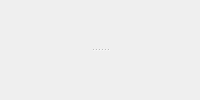
        <widget class="QWidget" name="Panel22" native="true">
         <property name="enabled">
          <bool>true</bool>
         </property>
         <property name="toolTip">
          <string/>
         </property>
         <property name="text" stdset="0">
          <string/>
         </property>
         <layout class="QHBoxLayout" name="horizontalLayout_13">
          <item>
           <widget class="QSplitter" name="Splitter2">
            <property name="orientation">
             <enum>Qt::Vertical</enum>
            </property>
            <widget class="QWidget" name="Panel222" native="true">
             <property name="enabled">
              <bool>true</bool>
             </property>
             <property name="toolTip">
              <string/>
             </property>
             <property name="text" stdset="0">
              <string/>
             </property>
             <layout class="QGridLayout" name="gridLayout_3">
              <property name="leftMargin">
               <number>0</number>
              </property>
              <property name="topMargin">
               <number>0</number>
              </property>
              <property name="rightMargin">
               <number>0</number>
              </property>
              <property name="bottomMargin">
               <number>0</number>
              </property>
              <property name="spacing">
               <number>0</number>
              </property>
              <item row="2" column="0" colspan="5">
               <widget class="QLabel" name="Disp2">
                <property name="enabled">
                 <bool>true</bool>
                </property>
                <property name="sizePolicy">
                 <sizepolicy hsizetype="Ignored" vsizetype="Ignored">
                  <horstretch>0</horstretch>
                  <verstretch>0</verstretch>
                 </sizepolicy>
                </property>
                <property name="toolTip">
                 <string/>
                </property>
               </widget>
              </item>
              <item row="0" column="0">
               <widget class="QPushButton" name="BtnExpand">
                <property name="sizePolicy">
                 <sizepolicy hsizetype="Fixed" vsizetype="Fixed">
                  <horstretch>0</horstretch>
                  <verstretch>0</verstretch>
                 </sizepolicy>
                </property>
                <property name="text">
                 <string/>
                </property>
                <property name="icon">
                 <iconset resource="../rtkconv_qt/rtkconv_qt.qrc">
                  <normaloff>:/buttons/expand.bmp</normaloff>:/buttons/expand.bmp</iconset>
                </property>
                <property name="flat">
                 <bool>true</bool>
                </property>
               </widget>
              </item>
              <item row="0" column="3">
               <widget class="QPushButton" name="BtnFreqType2">
                <property name="enabled">
                 <bool>true</bool>
                </property>
                <property name="sizePolicy">
                 <sizepolicy hsizetype="Fixed" vsizetype="Fixed">
                  <horstretch>0</horstretch>
                  <verstretch>0</verstretch>
                 </sizepolicy>
                </property>
                <property name="toolTip">
                 <string/>
                </property>
                <property name="icon">
                 <iconset resource="../rtkconv_qt/rtkconv_qt.qrc">
                  <normaloff>:/buttons/down.bmp</normaloff>:/buttons/down.bmp</iconset>
                </property>
                <property name="flat">
                 <bool>true</bool>
                </property>
               </widget>
              </item>
              <item row="0" column="4">
               <widget class="QPushButton" name="BtnPlotType2">
                <property name="enabled">
                 <bool>true</bool>
                </property>
                <property name="sizePolicy">
                 <sizepolicy hsizetype="Fixed" vsizetype="Fixed">
                  <horstretch>0</horstretch>
                  <verstretch>0</verstretch>
                 </sizepolicy>
                </property>
                <property name="toolTip">
                 <string/>
                </property>
                <property name="icon">
                 <iconset resource="../rtkconv_qt/rtkconv_qt.qrc">
                  <normaloff>:/buttons/down.bmp</normaloff>:/buttons/down.bmp</iconset>
                </property>
                <property name="flat">
                 <bool>true</bool>
                </property>
               </widget>
              </item>
              <item row="0" column="1">
               <widget class="QPushButton" name="BtnShrink">
                <property name="sizePolicy">
                 <sizepolicy hsizetype="Fixed" vsizetype="Fixed">
                  <horstretch>0</horstretch>
                  <verstretch>0</verstretch>
                 </sizepolicy>
                </property>
                <property name="text">
                 <string/>
                </property>
                <property name="icon">
                 <iconset resource="../rtkconv_qt/rtkconv_qt.qrc">
                  <normaloff>:/buttons/shrink.bmp</normaloff>:/buttons/shrink.bmp</iconset>
                </property>
                <property name="flat">
                 <bool>true</bool>
                </property>
               </widget>
              </item>
             </layout>
            </widget>
            <widget class="QWidget" name="Panel221" native="true">
             <property name="enabled">
              <bool>true</bool>
             </property>
             <property name="toolTip">
              <string/>
             </property>
             <property name="text" stdset="0">
              <string/>
             </property>
             <layout class="QGridLayout" name="gridLayout_2">
              <property name="leftMargin">
               <number>0</number>
              </property>
              <property name="topMargin">
               <number>0</number>
              </property>
              <property name="rightMargin">
               <number>0</number>
              </property>
              <property name="bottomMargin">
               <number>0</number>
              </property>
              <property name="spacing">
               <number>0</number>
              </property>
              <item row="1" column="0" colspan="3">
               <widget class="QLabel" name="Disp1">
                <property name="enabled">
                 <bool>true</bool>
                </property>
                <property name="sizePolicy">
                 <sizepolicy hsizetype="Ignored" vsizetype="Ignored">
                  <horstretch>0</horstretch>
                  <verstretch>0</verstretch>
                 </sizepolicy>
                </property>
                <property name="toolTip">
                 <string/>
                </property>
               </widget>
              </item>
              <item row="0" column="2">
               <widget class="QPushButton" name="BtnPlotType1">
                <property name="enabled">
                 <bool>true</bool>
                </property>
                <property name="sizePolicy">
                 <sizepolicy hsizetype="Fixed" vsizetype="Fixed">
                  <horstretch>0</horstretch>
                  <verstretch>0</verstretch>
                 </sizepolicy>
                </property>
                <property name="toolTip">
                 <string/>
                </property>
                <property name="icon">
                 <iconset resource="../rtkconv_qt/rtkconv_qt.qrc">
                  <normaloff>:/buttons/down.bmp</normaloff>:/buttons/down.bmp</iconset>
                </property>
                <property name="flat">
                 <bool>true</bool>
                </property>
               </widget>
              </item>
              <item row="0" column="1">
               <widget class="QPushButton" name="BtnFreqType1">
                <property name="enabled">
                 <bool>true</bool>
                </property>
                <property name="sizePolicy">
                 <sizepolicy hsizetype="Fixed" vsizetype="Fixed">
                  <horstretch>0</horstretch>
                  <verstretch>0</verstretch>
                 </sizepolicy>
                </property>
                <property name="toolTip">
                 <string/>
                </property>
                <property name="icon">
                 <iconset resource="../rtkconv_qt/rtkconv_qt.qrc">
                  <normaloff>:/buttons/down.bmp</normaloff>:/buttons/down.bmp</iconset>
                </property>
                <property name="flat">
                 <bool>true</bool>
                </property>
               </widget>
              </item>
             </layout>
            </widget>
           </widget>
          </item>
         </layout>
        </widget>
